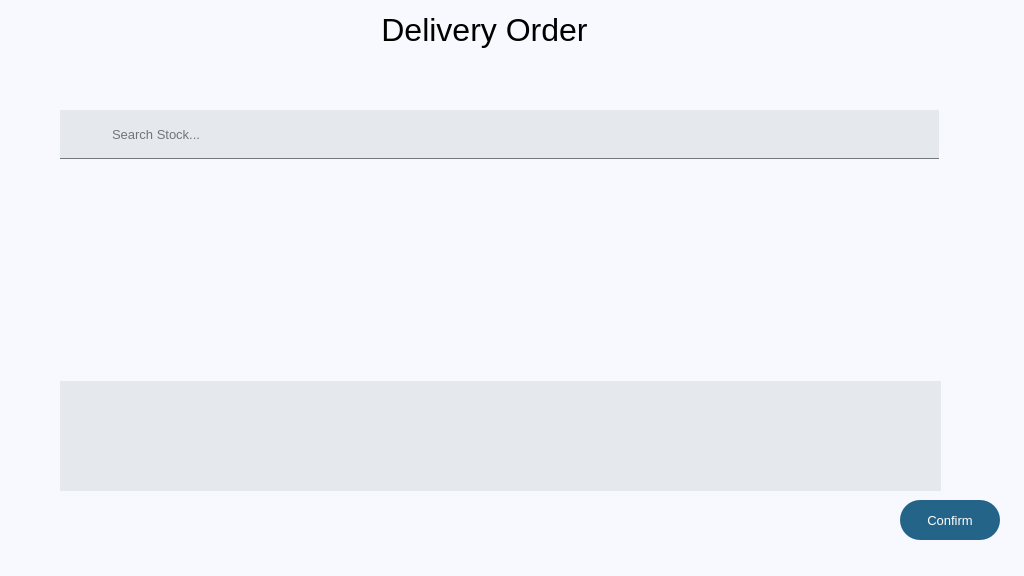
<?xml version="1.0" encoding="UTF-8"?>
<ui version="4.0">
 <class>DriverPanel</class>
 <widget class="QMainWindow" name="DriverPanel">
  <property name="geometry">
   <rect>
    <x>0</x>
    <y>0</y>
    <width>1024</width>
    <height>576</height>
   </rect>
  </property>
  <property name="minimumSize">
   <size>
    <width>1024</width>
    <height>576</height>
   </size>
  </property>
  <property name="maximumSize">
   <size>
    <width>1920</width>
    <height>1080</height>
   </size>
  </property>
  <property name="windowTitle">
   <string>MainWindow</string>
  </property>
  <property name="styleSheet">
   <string notr="true">background: #F7F9FE</string>
  </property>
  <widget class="QWidget" name="centralwidget">
   <widget class="QPushButton" name="confirmButton">
    <property name="geometry">
     <rect>
      <x>900</x>
      <y>500</y>
      <width>100</width>
      <height>40</height>
     </rect>
    </property>
    <property name="minimumSize">
     <size>
      <width>0</width>
      <height>40</height>
     </size>
    </property>
    <property name="maximumSize">
     <size>
      <width>100</width>
      <height>40</height>
     </size>
    </property>
    <property name="font">
     <font>
      <pointsize>10</pointsize>
     </font>
    </property>
    <property name="styleSheet">
     <string notr="true">border: none;
border-radius: 20;
background-color: #256489;
color: #ffffff</string>
    </property>
    <property name="text">
     <string>Confirm</string>
    </property>
    <property name="flat">
     <bool>true</bool>
    </property>
   </widget>
   <widget class="QLabel" name="label">
    <property name="geometry">
     <rect>
      <x>70</x>
      <y>10</y>
      <width>829</width>
      <height>40</height>
     </rect>
    </property>
    <property name="font">
     <font>
      <pointsize>24</pointsize>
     </font>
    </property>
    <property name="text">
     <string>Delivery Order</string>
    </property>
    <property name="alignment">
     <set>Qt::AlignCenter</set>
    </property>
   </widget>
   <widget class="QLineEdit" name="productSearchBar">
    <property name="geometry">
     <rect>
      <x>100</x>
      <y>110</y>
      <width>839</width>
      <height>49</height>
     </rect>
    </property>
    <property name="sizePolicy">
     <sizepolicy hsizetype="Expanding" vsizetype="Expanding">
      <horstretch>0</horstretch>
      <verstretch>0</verstretch>
     </sizepolicy>
    </property>
    <property name="minimumSize">
     <size>
      <width>0</width>
      <height>40</height>
     </size>
    </property>
    <property name="maximumSize">
     <size>
      <width>16777215</width>
      <height>72</height>
     </size>
    </property>
    <property name="font">
     <font>
      <pointsize>10</pointsize>
     </font>
    </property>
    <property name="styleSheet">
     <string notr="true">border: none;
background: #E5E8ED;
border-bottom: 1px solid #71787E;
padding: 0 10;</string>
    </property>
    <property name="inputMask">
     <string/>
    </property>
    <property name="maxLength">
     <number>100</number>
    </property>
    <property name="placeholderText">
     <string>Search Stock...</string>
    </property>
    <property name="cursorMoveStyle">
     <enum>Qt::VisualMoveStyle</enum>
    </property>
    <property name="clearButtonEnabled">
     <bool>false</bool>
    </property>
   </widget>
   <widget class="QTableWidget" name="tableWidget">
    <property name="geometry">
     <rect>
      <x>60</x>
      <y>380</y>
      <width>881</width>
      <height>111</height>
     </rect>
    </property>
    <property name="styleSheet">
     <string notr="true">border: none;
background: #E5E8ED;</string>
    </property>
   </widget>
   <widget class="QLabel" name="label_2">
    <property name="geometry">
     <rect>
      <x>60</x>
      <y>110</y>
      <width>40</width>
      <height>49</height>
     </rect>
    </property>
    <property name="sizePolicy">
     <sizepolicy hsizetype="Minimum" vsizetype="Expanding">
      <horstretch>0</horstretch>
      <verstretch>0</verstretch>
     </sizepolicy>
    </property>
    <property name="minimumSize">
     <size>
      <width>40</width>
      <height>40</height>
     </size>
    </property>
    <property name="maximumSize">
     <size>
      <width>100</width>
      <height>100</height>
     </size>
    </property>
    <property name="autoFillBackground">
     <bool>false</bool>
    </property>
    <property name="styleSheet">
     <string notr="true">background: #E5E8ED;
background-image: url(:/Default/Icons/Res/search.svg);
background-repeat: no-repeat;
background-position: center;
border-bottom: 1px solid #71787E;</string>
    </property>
    <property name="text">
     <string/>
    </property>
    <property name="alignment">
     <set>Qt::AlignCenter</set>
    </property>
   </widget>
   <widget class="QScrollArea" name="stockScroll">
    <property name="geometry">
     <rect>
      <x>60</x>
      <y>160</y>
      <width>881</width>
      <height>221</height>
     </rect>
    </property>
    <property name="frameShape">
     <enum>QFrame::NoFrame</enum>
    </property>
    <property name="horizontalScrollBarPolicy">
     <enum>Qt::ScrollBarAlwaysOff</enum>
    </property>
    <property name="widgetResizable">
     <bool>true</bool>
    </property>
    <widget class="QWidget" name="stockScrollContents">
     <property name="geometry">
      <rect>
       <x>0</x>
       <y>0</y>
       <width>881</width>
       <height>221</height>
      </rect>
     </property>
     <widget class="QWidget" name="verticalLayoutWidget">
      <property name="geometry">
       <rect>
        <x>-1</x>
        <y>-1</y>
        <width>881</width>
        <height>221</height>
       </rect>
      </property>
      <layout class="QVBoxLayout" name="productLayout">
       <property name="spacing">
        <number>0</number>
       </property>
       <property name="sizeConstraint">
        <enum>QLayout::SetFixedSize</enum>
       </property>
      </layout>
     </widget>
    </widget>
   </widget>
  </widget>
  <widget class="QStatusBar" name="statusbar"/>
 </widget>
 <resources/>
 <connections/>
</ui>
